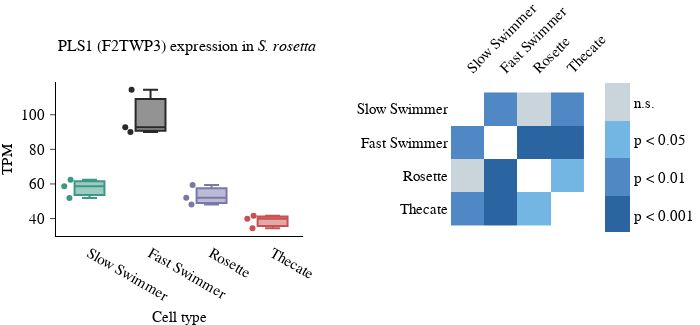
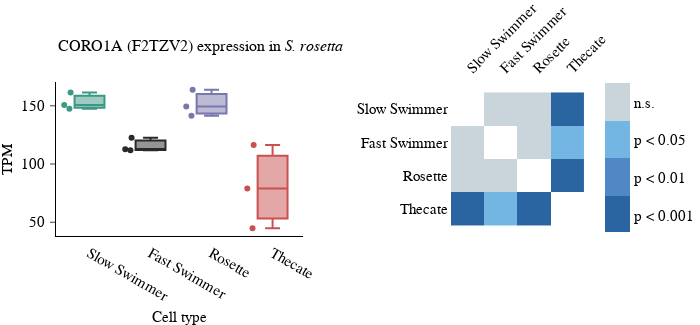
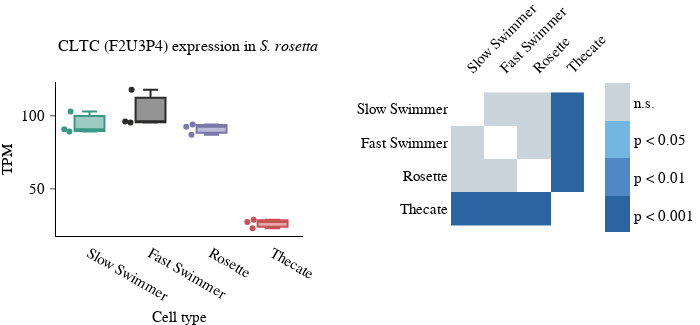
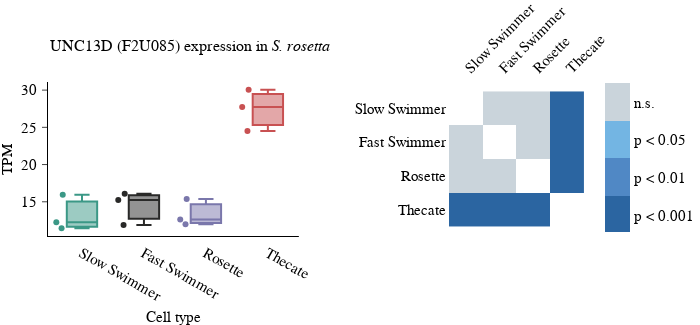

Notebook cell for these charts, in order:
### Markdown cell above
## 2.4 Plot multiple genes
Here, we plot the expression of genes identified through our analysis of the *Salpingoeca rosetta* dataset as potentially useful for modeling human diseases.

### Code cell
selected_genes = ["PLS1", "CORO1A", "CLTC", "UNC13D", "GALC", "B4GALT7", "B3GALNT2"]

for human_gene_symbol in selected_genes:
    fig = zt.salpingoeca.plotting.plot_expression_boxplot_and_heatmap(
        human_gene_symbol,
        salpingoeca_expression_filepath,
        id_mapping,
        output_image_filepath=f"figures/Salpingoeca_{human_gene_symbol}_{id_mapping[human_gene_symbol]}_expression.svg",
        output_html_filepath=f"figures/Salpingoeca_{human_gene_symbol}_{id_mapping[human_gene_symbol]}_expression.html",
    )
    fig.show()

### Figure 1 — Plotly figure (JSON) as saved in the notebook; plotly's stock layout.template omitted (floating-point values rounded to 4 significant figures)
{"data": [{"boxpoints": "all", "line": {"color": "#3B9886"}, "showlegend": false, "type": "box", "x": ["Slow Swimmer", "Slow Swimmer", "Slow Swimmer"], "xaxis": "x", "y": [62.46, 58.73, 51.91], "yaxis": "y"}, {"boxpoints": "all", "line": {"color": "#292928"}, "showlegend": false, "type": "box", "x": ["Fast Swimmer", "Fast Swimmer", "Fast Swimmer"], "xaxis": "x", "y": [114.5, 92.83, 90.01], "yaxis": "y"}, {"boxpoints": "all", "line": {"color": "#7A77AB"}, "showlegend": false, "type": "box", "x": ["Rosette", "Rosette", "Rosette"], "xaxis": "x", "y": [59.39, 52.02, 48.08], "yaxis": "y"}, {"boxpoints": "all", "line": {"color": "#C85152"}, "showlegend": false, "type": "box", "x": ["Thecate", "Thecate", "Thecate"], "xaxis": "x", "y": [41.66, 39.85, 34.38], "yaxis": "y"}, {"colorbar": {"len": 1.11, "outlinewidth": 0, "thickness": 25, "tickmode": "array", "ticktext": ["p < 0.001", "p < 0.01", "p < 0.05", "n.s."], "tickvals": [0.125, 0.375, 0.625, 0.875]}, "colorscale": [[0, "white"], [0.01, "white"], [0.01, "#2B65A1"], [0.25, "#2B65A1"], [0.25, "#5088C5"], [0.5, "#5088C5"], [0.5, "#73B5E3"], [0.75, "#73B5E3"], [0.75, "#CAD4DB"], [1, "#CAD4DB"]], "hoverinfo": "text", "hoverongaps": false, "text": [[null, "<b>q-value:</b> 0.001201401<br>**", "<b>q-value:</b> 0.999930452<br> (n.s.)", "<b>q-value:</b> 0.002110962<br>**"], ["<b>q-value:</b> 0.001201401<br>**", null, "<b>q-value:</b> 8.32517e-05<br>***", "<b>q-value:</b> 1.67302e-12<br>***"], ["<b>q-value:</b> 0.999930452<br> (n.s.)", "<b>q-value:</b> 8.32517e-05<br>***", null, "<b>q-value:</b> 0.015332624<br>*"], ["<b>q-value:</b> 0.002110962<br>**", "<b>q-value:</b> 1.67302e-12<br>***", "<b>q-value:</b> 0.015332624<br>*", null]], "type": "heatmap", "x": ["Slow Swimmer", "Fast Swimmer", "Rosette", "Thecate"], "xaxis": "x2", "y": ["Slow Swimmer", "Fast Swimmer", "Rosette", "Thecate"], "yaxis": "y2", "z": [[0.0, 0.49, 1.0, 0.49], [0.49, 0.0, 0.24, 0.24], [1.0, 0.24, 0.0, 0.74], [0.49, 0.24, 0.74, 0.0]]}], "layout": {"annotations": [{"font": {"family": "SuisseIntl-SemiBold", "size": 16}, "showarrow": false, "text": "PLS1 (F2TWP3) expression in <i>S. rosetta</i>", "x": 0, "xref": "paper", "y": 1.3, "yref": "paper"}], "height": 325, "margin": {"l": 0, "r": 0, "t": 0}, "width": 700, "xaxis": {"anchor": "y", "domain": [0, 0.468], "ticks": "", "title": {"text": "Cell type"}}, "xaxis2": {"anchor": "y2", "domain": [0.748, 1], "showline": false, "side": "top", "tickangle": -45, "ticks": ""}, "yaxis": {"anchor": "x", "domain": [0, 1], "title": {"text": "TPM"}}, "yaxis2": {"anchor": "x2", "autorange": "reversed", "domain": [0, 1], "scaleanchor": "x2", "showline": false, "ticks": ""}}}

### Figure 2 — Plotly figure (JSON) as saved in the notebook; plotly's stock layout.template omitted (floating-point values rounded to 4 significant figures)
{"data": [{"boxpoints": "all", "line": {"color": "#3B9886"}, "showlegend": false, "type": "box", "x": ["Slow Swimmer", "Slow Swimmer", "Slow Swimmer"], "xaxis": "x", "y": [161.3, 150.8, 147.5], "yaxis": "y"}, {"boxpoints": "all", "line": {"color": "#292928"}, "showlegend": false, "type": "box", "x": ["Fast Swimmer", "Fast Swimmer", "Fast Swimmer"], "xaxis": "x", "y": [122.6, 112.8, 111.9], "yaxis": "y"}, {"boxpoints": "all", "line": {"color": "#7A77AB"}, "showlegend": false, "type": "box", "x": ["Rosette", "Rosette", "Rosette"], "xaxis": "x", "y": [163.8, 149.4, 141.4], "yaxis": "y"}, {"boxpoints": "all", "line": {"color": "#C85152"}, "showlegend": false, "type": "box", "x": ["Thecate", "Thecate", "Thecate"], "xaxis": "x", "y": [116.4, 78.89, 44.8], "yaxis": "y"}, {"colorbar": {"len": 1.11, "outlinewidth": 0, "thickness": 25, "tickmode": "array", "ticktext": ["p < 0.001", "p < 0.01", "p < 0.05", "n.s."], "tickvals": [0.125, 0.375, 0.625, 0.875]}, "colorscale": [[0, "white"], [0.01, "white"], [0.01, "#2B65A1"], [0.25, "#2B65A1"], [0.25, "#5088C5"], [0.5, "#5088C5"], [0.5, "#73B5E3"], [0.75, "#73B5E3"], [0.75, "#CAD4DB"], [1, "#CAD4DB"]], "hoverinfo": "text", "hoverongaps": false, "text": [[null, "<b>q-value:</b> 0.33525813<br> (n.s.)", "<b>q-value:</b> 0.999930452<br> (n.s.)", "<b>q-value:</b> 0.000290881<br>***"], ["<b>q-value:</b> 0.33525813<br> (n.s.)", null, "<b>q-value:</b> 0.340637999<br> (n.s.)", "<b>q-value:</b> 0.026582388<br>*"], ["<b>q-value:</b> 0.999930452<br> (n.s.)", "<b>q-value:</b> 0.340637999<br> (n.s.)", null, "<b>q-value:</b> 0.000401204<br>***"], ["<b>q-value:</b> 0.000290881<br>***", "<b>q-value:</b> 0.026582388<br>*", "<b>q-value:</b> 0.000401204<br>***", null]], "type": "heatmap", "x": ["Slow Swimmer", "Fast Swimmer", "Rosette", "Thecate"], "xaxis": "x2", "y": ["Slow Swimmer", "Fast Swimmer", "Rosette", "Thecate"], "yaxis": "y2", "z": [[0.0, 1.0, 1.0, 0.24], [1.0, 0.0, 1.0, 0.74], [1.0, 1.0, 0.0, 0.24], [0.24, 0.74, 0.24, 0.0]]}], "layout": {"annotations": [{"font": {"family": "SuisseIntl-SemiBold", "size": 16}, "showarrow": false, "text": "CORO1A (F2TZV2) expression in <i>S. rosetta</i>", "x": 0, "xref": "paper", "y": 1.3, "yref": "paper"}], "height": 325, "margin": {"l": 0, "r": 0, "t": 0}, "width": 700, "xaxis": {"anchor": "y", "domain": [0, 0.468], "ticks": "", "title": {"text": "Cell type"}}, "xaxis2": {"anchor": "y2", "domain": [0.748, 1], "showline": false, "side": "top", "tickangle": -45, "ticks": ""}, "yaxis": {"anchor": "x", "domain": [0, 1], "title": {"text": "TPM"}}, "yaxis2": {"anchor": "x2", "autorange": "reversed", "domain": [0, 1], "scaleanchor": "x2", "showline": false, "ticks": ""}}}

### Figure 3 — Plotly figure (JSON) as saved in the notebook; plotly's stock layout.template omitted (floating-point values rounded to 4 significant figures)
{"data": [{"boxpoints": "all", "line": {"color": "#3B9886"}, "showlegend": false, "type": "box", "x": ["Slow Swimmer", "Slow Swimmer", "Slow Swimmer"], "xaxis": "x", "y": [102.9, 90.79, 89.25], "yaxis": "y"}, {"boxpoints": "all", "line": {"color": "#292928"}, "showlegend": false, "type": "box", "x": ["Fast Swimmer", "Fast Swimmer", "Fast Swimmer"], "xaxis": "x", "y": [117.9, 96.15, 95.45], "yaxis": "y"}, {"boxpoints": "all", "line": {"color": "#7A77AB"}, "showlegend": false, "type": "box", "x": ["Rosette", "Rosette", "Rosette"], "xaxis": "x", "y": [93.99, 92.57, 87.05], "yaxis": "y"}, {"boxpoints": "all", "line": {"color": "#C85152"}, "showlegend": false, "type": "box", "x": ["Thecate", "Thecate", "Thecate"], "xaxis": "x", "y": [28.92, 27.3, 22.99], "yaxis": "y"}, {"colorbar": {"len": 1.11, "outlinewidth": 0, "thickness": 25, "tickmode": "array", "ticktext": ["p < 0.001", "p < 0.01", "p < 0.05", "n.s."], "tickvals": [0.125, 0.375, 0.625, 0.875]}, "colorscale": [[0, "white"], [0.01, "white"], [0.01, "#2B65A1"], [0.25, "#2B65A1"], [0.25, "#5088C5"], [0.5, "#5088C5"], [0.5, "#73B5E3"], [0.75, "#73B5E3"], [0.75, "#CAD4DB"], [1, "#CAD4DB"]], "hoverinfo": "text", "hoverongaps": false, "text": [[null, "<b>q-value:</b> 0.65055165<br> (n.s.)", "<b>q-value:</b> 0.999930452<br> (n.s.)", "<b>q-value:</b> 2.7818100000000003e-26<br>***"], ["<b>q-value:</b> 0.65055165<br> (n.s.)", null, "<b>q-value:</b> 0.468775688<br> (n.s.)", "<b>q-value:</b> 1.24884e-29<br>***"], ["<b>q-value:</b> 0.999930452<br> (n.s.)", "<b>q-value:</b> 0.468775688<br> (n.s.)", null, "<b>q-value:</b> 7.19808e-25<br>***"], ["<b>q-value:</b> 2.7818100000000003e-26<br>***", "<b>q-value:</b> 1.24884e-29<br>***", "<b>q-value:</b> 7.19808e-25<br>***", null]], "type": "heatmap", "x": ["Slow Swimmer", "Fast Swimmer", "Rosette", "Thecate"], "xaxis": "x2", "y": ["Slow Swimmer", "Fast Swimmer", "Rosette", "Thecate"], "yaxis": "y2", "z": [[0.0, 1.0, 1.0, 0.24], [1.0, 0.0, 1.0, 0.24], [1.0, 1.0, 0.0, 0.24], [0.24, 0.24, 0.24, 0.0]]}], "layout": {"annotations": [{"font": {"family": "SuisseIntl-SemiBold", "size": 16}, "showarrow": false, "text": "CLTC (F2U3P4) expression in <i>S. rosetta</i>", "x": 0, "xref": "paper", "y": 1.3, "yref": "paper"}], "height": 325, "margin": {"l": 0, "r": 0, "t": 0}, "width": 700, "xaxis": {"anchor": "y", "domain": [0, 0.468], "ticks": "", "title": {"text": "Cell type"}}, "xaxis2": {"anchor": "y2", "domain": [0.748, 1], "showline": false, "side": "top", "tickangle": -45, "ticks": ""}, "yaxis": {"anchor": "x", "domain": [0, 1], "title": {"text": "TPM"}}, "yaxis2": {"anchor": "x2", "autorange": "reversed", "domain": [0, 1], "scaleanchor": "x2", "showline": false, "ticks": ""}}}

### Figure 4 — Plotly figure (JSON) as saved in the notebook; plotly's stock layout.template omitted (floating-point values rounded to 4 significant figures)
{"data": [{"boxpoints": "all", "line": {"color": "#3B9886"}, "showlegend": false, "type": "box", "x": ["Slow Swimmer", "Slow Swimmer", "Slow Swimmer"], "xaxis": "x", "y": [15.96, 12.26, 11.44], "yaxis": "y"}, {"boxpoints": "all", "line": {"color": "#292928"}, "showlegend": false, "type": "box", "x": ["Fast Swimmer", "Fast Swimmer", "Fast Swimmer"], "xaxis": "x", "y": [16.09, 15.25, 11.88], "yaxis": "y"}, {"boxpoints": "all", "line": {"color": "#7A77AB"}, "showlegend": false, "type": "box", "x": ["Rosette", "Rosette", "Rosette"], "xaxis": "x", "y": [15.37, 12.62, 11.98], "yaxis": "y"}, {"boxpoints": "all", "line": {"color": "#C85152"}, "showlegend": false, "type": "box", "x": ["Thecate", "Thecate", "Thecate"], "xaxis": "x", "y": [30.06, 27.72, 24.49], "yaxis": "y"}, {"colorbar": {"len": 1.11, "outlinewidth": 0, "thickness": 25, "tickmode": "array", "ticktext": ["p < 0.001", "p < 0.01", "p < 0.05", "n.s."], "tickvals": [0.125, 0.375, 0.625, 0.875]}, "colorscale": [[0, "white"], [0.01, "white"], [0.01, "#2B65A1"], [0.25, "#2B65A1"], [0.25, "#5088C5"], [0.5, "#5088C5"], [0.5, "#73B5E3"], [0.75, "#73B5E3"], [0.75, "#CAD4DB"], [1, "#CAD4DB"]], "hoverinfo": "text", "hoverongaps": false, "text": [[null, "<b>q-value:</b> 0.691430306<br> (n.s.)", "<b>q-value:</b> 0.999930452<br> (n.s.)", "<b>q-value:</b> 8.43153e-07<br>***"], ["<b>q-value:</b> 0.691430306<br> (n.s.)", null, "<b>q-value:</b> 0.701984098<br> (n.s.)", "<b>q-value:</b> 1.99524e-05<br>***"], ["<b>q-value:</b> 0.999930452<br> (n.s.)", "<b>q-value:</b> 0.701984098<br> (n.s.)", null, "<b>q-value:</b> 1.08959e-06<br>***"], ["<b>q-value:</b> 8.43153e-07<br>***", "<b>q-value:</b> 1.99524e-05<br>***", "<b>q-value:</b> 1.08959e-06<br>***", null]], "type": "heatmap", "x": ["Slow Swimmer", "Fast Swimmer", "Rosette", "Thecate"], "xaxis": "x2", "y": ["Slow Swimmer", "Fast Swimmer", "Rosette", "Thecate"], "yaxis": "y2", "z": [[0.0, 1.0, 1.0, 0.24], [1.0, 0.0, 1.0, 0.24], [1.0, 1.0, 0.0, 0.24], [0.24, 0.24, 0.24, 0.0]]}], "layout": {"annotations": [{"font": {"family": "SuisseIntl-SemiBold", "size": 16}, "showarrow": false, "text": "UNC13D (F2U085) expression in <i>S. rosetta</i>", "x": 0, "xref": "paper", "y": 1.3, "yref": "paper"}], "height": 325, "margin": {"l": 0, "r": 0, "t": 0}, "width": 700, "xaxis": {"anchor": "y", "domain": [0, 0.468], "ticks": "", "title": {"text": "Cell type"}}, "xaxis2": {"anchor": "y2", "domain": [0.748, 1], "showline": false, "side": "top", "tickangle": -45, "ticks": ""}, "yaxis": {"anchor": "x", "domain": [0, 1], "title": {"text": "TPM"}}, "yaxis2": {"anchor": "x2", "autorange": "reversed", "domain": [0, 1], "scaleanchor": "x2", "showline": false, "ticks": ""}}}
